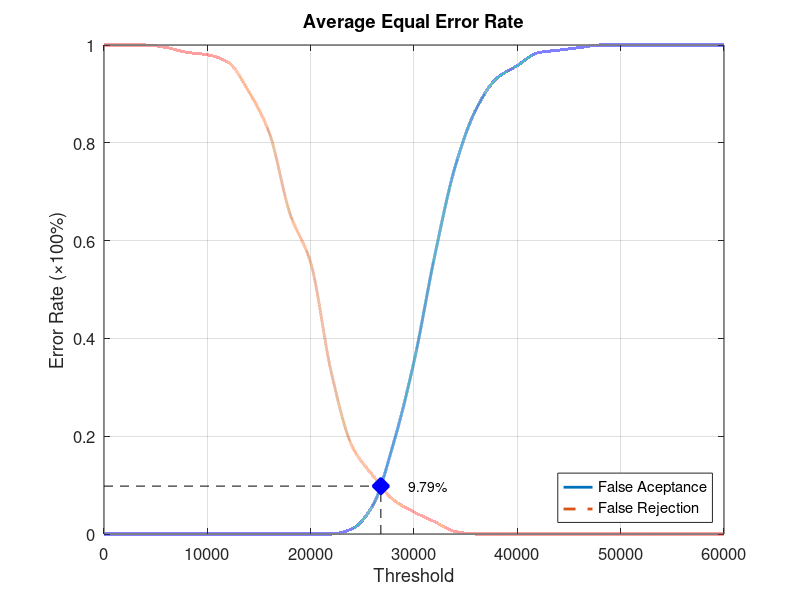
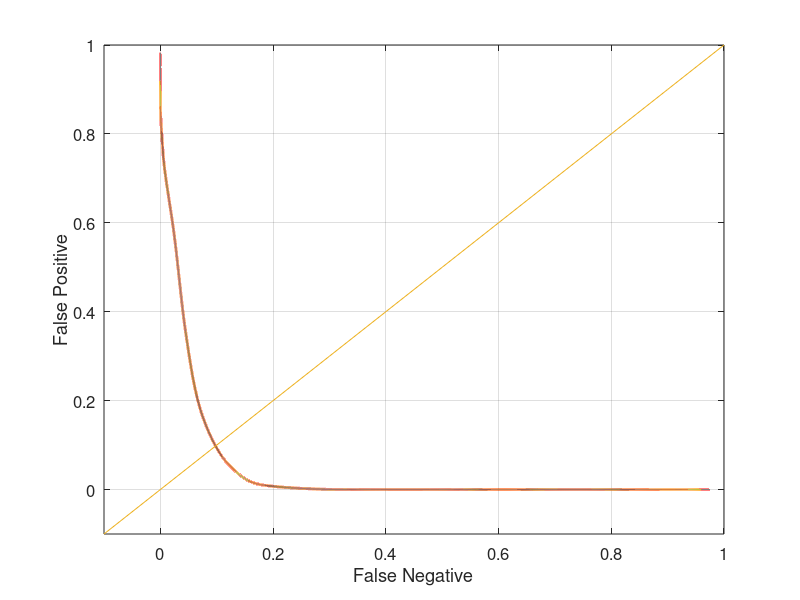

Source code (MATLAB) for these figures, in order:
function yEER = Database2_2
close all;
clear;
clc;
x = 0:2000:60000;
xq = 0:0.5:60000;

y0 = [0 0 0 0 0 0 0 0 0 0 0 0 0.0105263 0.0578947 0.184211 0.352632 0.568421 0.752632 0.868421 0.931579 0.957895 0.984211 0.989474 0.994737 1 1 1 1 1 1 1];
yy0 = interp1(x, y0, xq, 'pchip');
y1 = [1 1 1 0.995 0.985 0.98 0.965 0.905 0.82 0.655 0.555 0.33 0.18 0.12 0.07 0.045 0.025 0.005 0 0 0 0 0 0 0 0 0 0 0 0 0];
yy1 = interp1(x, y1, xq, 'pchip');

% Calculating EER: 
y2 = abs(y0 - y1);
find(y2 == min(y2))
yy2 = abs(yy0 - yy1);
xEER = find(yy2 == min(yy2));
xEERIndex = xq(xEER) % X-axis EER
yEER = yy0(xEER) % Y-axis EER

main = figure
plot(xq, yy0,'-','LineWidth', 2);	hold on
plot(xq, yy1,'--','LineWidth', 2);	hold on
plot([xEERIndex xEERIndex], [0 yEER], 'k--');	hold on
plot([0 xEERIndex], [yEER yEER], 'k--');	hold on
plot(xEERIndex, yEER, 'bx', 'LineWidth', 10);	hold on
text(xEERIndex + 10 * xEERIndex / 100, yEER, [num2str(round((10000 * yEER)) / 100) '%'])
legend('False Aceptance', 'False Rejection', 'Location', 'SouthEast')
xlabel('Threshold')
ylabel('Error Rate (\times100%)')
title('Average Equal Error Rate')
set(gca, 'FontSize', 12)
axis([0 60000 0 1])
grid on

print(main, 'Database2_2Main', '-dpng');
FNRxFPR = figure('Color', [1 1 1]);
plot(yy1, yy0, '-', yy1, yy0, 'LineWidth', 2);
hold on
y = -0.1:0.1:1
plot(y, y); 
set(gca, 'FontSize', 12)
xlabel('False Negative')
ylabel('False Positive')
axis([-0.1 1 -0.1 1])
set(gca, 'FontSize', 12)
grid on

print(FNRxFPR, 'Database2_2FNRxFPR','-dpng');
end
